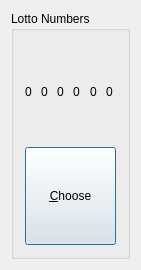
<?xml version="1.0" encoding="UTF-8"?>
<ui version="4.0">
 <class>LottoNumberPicker</class>
 <widget class="QDialog" name="LottoNumberPicker">
  <property name="geometry">
   <rect>
    <x>0</x>
    <y>0</y>
    <width>141</width>
    <height>270</height>
   </rect>
  </property>
  <property name="windowTitle">
   <string>LottoNumberPicker</string>
  </property>
  <layout class="QVBoxLayout" name="verticalLayout_2">
   <item>
    <layout class="QVBoxLayout" name="verticalLayout">
     <item>
      <widget class="QGroupBox" name="groupBox">
       <property name="title">
        <string>Lotto Numbers</string>
       </property>
       <layout class="QHBoxLayout" name="horizontalLayout_5">
        <item>
         <layout class="QVBoxLayout" name="verticalLayout_3">
          <item>
           <layout class="QHBoxLayout" name="horizontalLayout">
            <item>
             <widget class="QLabel" name="firstNum">
              <property name="text">
               <string>0</string>
              </property>
             </widget>
            </item>
            <item>
             <widget class="QLabel" name="secondNum">
              <property name="text">
               <string>0</string>
              </property>
             </widget>
            </item>
            <item>
             <widget class="QLabel" name="thirdNum">
              <property name="text">
               <string>0</string>
              </property>
             </widget>
            </item>
            <item>
             <widget class="QLabel" name="fourthNum">
              <property name="text">
               <string>0</string>
              </property>
             </widget>
            </item>
            <item>
             <widget class="QLabel" name="fifthNum">
              <property name="text">
               <string>0</string>
              </property>
             </widget>
            </item>
            <item>
             <widget class="QLabel" name="sixthNum">
              <property name="text">
               <string>0</string>
              </property>
             </widget>
            </item>
           </layout>
          </item>
          <item>
           <layout class="QVBoxLayout" name="verticalLayout_4">
            <item>
             <widget class="QPushButton" name="chooseButton">
              <property name="sizePolicy">
               <sizepolicy hsizetype="Minimum" vsizetype="Minimum">
                <horstretch>0</horstretch>
                <verstretch>0</verstretch>
               </sizepolicy>
              </property>
              <property name="autoFillBackground">
               <bool>false</bool>
              </property>
              <property name="text">
               <string>&amp;Choose</string>
              </property>
              <property name="default">
               <bool>true</bool>
              </property>
             </widget>
            </item>
           </layout>
          </item>
         </layout>
        </item>
       </layout>
      </widget>
     </item>
    </layout>
   </item>
  </layout>
 </widget>
 <layoutdefault spacing="6" margin="11"/>
 <resources/>
 <connections/>
</ui>
